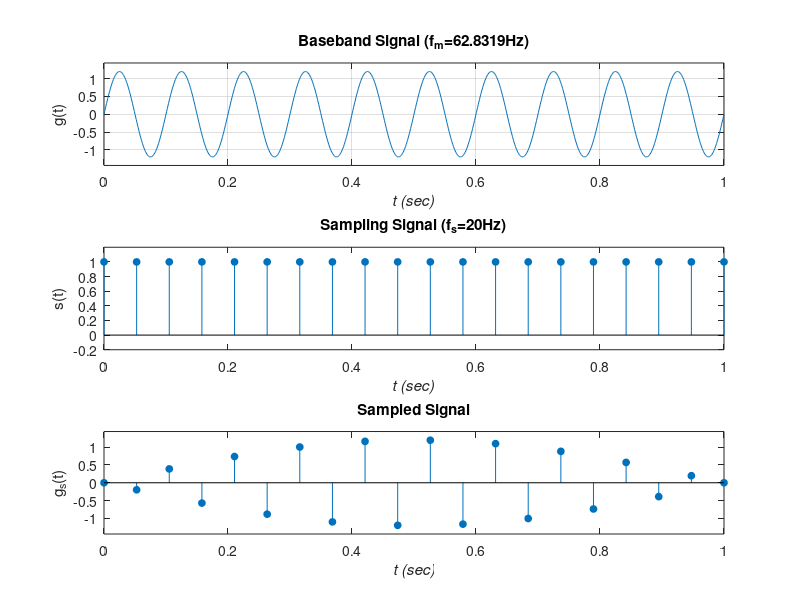

MATLAB code to generate this figure: (Note: this script raises an error after producing the figure.)
close all
clear all
clc

fm = 2*pi*10; % bandwidth of baseband signal
fs = 20; % Hz number of samples or Sampling Freq
Sig = @(t) 1.2*sin(fm*t);
t=linspace(0,1,1000);


figure
subplot(3,1,1)
plot(t,Sig(t))
Axx=[0 1 1.2*min(Sig(t)) 1.2*max(Sig(t))];
axis(Axx);ylabel('g(t)');xlabel('\itt (sec)');grid on;
title(sprintf('Baseband Signal (f_m=%gHz)',fm))

sam = ones(1,fs);
t_s = linspace(0,1,fs);

subplot(3,1,2)
stem(t_s,sam,'filled','MarkerSize',5)
axis([0 1 -0.2 1.2]);ylabel('s(t)');xlabel('\itt (sec)');
title(sprintf('Sampling Signal (f_s=%gHz)',fs))

subplot(3,1,3)
stem(t_s,Sig(t_s),'filled','MarkerSize',5)
axis(Axx);ylabel('g_s(t)');xlabel('\itt (sec)');title('Sampled Signal')

%%
syms t
Sig1 = 1.2*sin(fm*t);
figure
subplot(3,1,1)
Fsig = fourier(Sig1);
fplot(real(Fsig))
xlim([-1 1]*10)
ylim([-1 1]*2)

fwin = rectangularPulse(0,1,t);
Fwin = fourier(fwin);
subplot(2,1,2)
fplot(real(Fwin))
xlim([-1 1]*100)
ylim([-1 1])

f = fwin*Sig1;
F = fourier(f);
%subplot(3,1,3)
%fplot(real(F))
%xlim([-1 1]*100)
%ylim([-1 1])

%%
figure
subplot(3,1,1)
fplot(real(Sig1))
subplot(3,1,2)
fplot(real(fwin))
subplot(3,1,3)
fplot(real(f))
